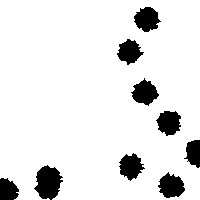
Frame 1 (no input)
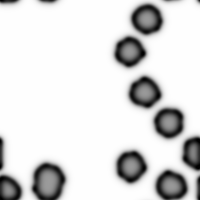
Frame 60 (the mouse pressed at the canvas centre just before this capture)
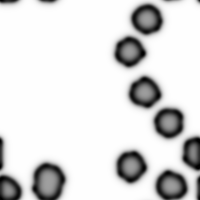
Frame 120 (the mouse held since frame 60 and released just before this capture)

The Processing sketch that drew these frames (run headless with seeded random() and noise(); from frame 60 on, the mouse is pressed at the canvas centre):

// Processing sketch: RD_Sketch
// ── RD_Sketch.pde
RD rd;

int count = 0;
PGraphics mask;

void setup() {
  size(200,200);
  rd = new RD(width,0.058,0.065); 
  rd.generateMask();
  rd.loadMask();
}

void draw() {
  background(255);

  loadPixels();
  for (int i = 0; i < width; i++) {
    for (int j = 0; j < width; j++) {
      pixels[i + j * width] = color(constrain((int) Math.floor((rd.grid[i][j].a - rd.grid[i][j].b) * 255),0,255));
    }
  }
  updatePixels();
  
  if (!mousePressed) {
    rd.next();
    rd.swap();
    
    count++;
    println(count);    
  }

}

// ── RD.pde
class RD {
  RDCell[][] grid;
  RDCell[][] next_grid;
  
  PGraphics mask;
  
  float feed;
  float kill;
  
  float dA = 1;
  float dB = .5;

  int size = 200;
    
  RD(int s, float f, float k) {
    size = s;
    feed = f;
    kill = k;
    grid = new RDCell[size][size];
    next_grid = new RDCell[size][size];
    for (int i = 0; i < grid.length; i++) {
      for (int j = 0; j < grid[i].length; j++) {
        grid[i][j] = new RDCell(1,0);
        next_grid[i][j] = new RDCell(1,0);
      }
    }
    mask = createGraphics(size, size);
  }
  
  void swap() {
    RDCell[][] _swap = grid;
    grid = next_grid;
    next_grid = _swap;
  }
  
  void next() {
    for (int i = 0; i < grid.length; i++) {
      for (int j = 0; j < grid.length; j++) {
        float a = grid[i][j].a;
        float b = grid[i][j].b;
        RDCell la_place = laPlace(i,j);
        next_grid[i][j].a = constrain(a + 
                            (dA * la_place.a) -
                            (a * b * b) +
                            (feed * (1 - a)), 0, 1); 
                            
        next_grid[i][j].b = constrain(b +   
                            (dB * la_place.b) +
                            (a * b * b) -
                            ((kill + feed) * b), 0, 1);                          

      }
    }
  }
  
  void generateMask() {
    mask.beginDraw();
    for (int i = 0; i < width/20; i++) {
      RDBlob b = new RDBlob(new PVector(random(size),random(size)),size/15,36,mask); 
      b.display();
    }
    mask.endDraw();    
  }
  
  void loadMask() {
    for (int i = 0; i < mask.pixels.length; i++) {
      if (mask.pixels[i] == color(0)) {
        grid[i % size][(int) Math.floor(i/size)].b = 1; 
      }
    }  
  }
  
  RDCell laPlace(int i, int j) {
    RDCell la_place = new RDCell(0,0);
    
    int i_minus, i_plus, j_minus, j_plus;
    
    if (i == 0) {
      i_minus = grid.length-1;
    } else {
      i_minus = i - 1; 
    }
  
    if (i == grid.length-1) {
      i_plus = 0;
    } else {
      i_plus = i + 1; 
    }

    if (j == 0) {
      j_minus = grid[grid.length-1].length-1;
    } else {
      j_minus = j - 1; 
    }
  
    if (j == grid[grid.length-1].length-1) {
      j_plus = 0;
    } else {
      j_plus = j + 1; 
    }
    
    // a
    la_place.a += grid[i][j].a * -1;
    la_place.a += grid[i_minus][j].a * .2;
    la_place.a += grid[i_plus][j].a * .2;
    la_place.a += grid[i][j_minus].a * .2;
    la_place.a += grid[i][j_plus].a * .2;
    la_place.a += grid[i_minus][j_minus].a * .05;
    la_place.a += grid[i_minus][j_plus].a * .05;
    la_place.a += grid[i_plus][j_minus].a * .05;
    la_place.a += grid[i_plus][j_plus].a * .05;
    // b
    la_place.b += grid[i][j].b * -1;
    la_place.b += grid[i_minus][j].b * .2;
    la_place.b += grid[i_plus][j].b * .2;
    la_place.b += grid[i][j_minus].b * .2;
    la_place.b += grid[i][j_plus].b * .2;
    la_place.b += grid[i_minus][j_minus].b * .05;
    la_place.b += grid[i_minus][j_plus].b * .05;
    la_place.b += grid[i_plus][j_minus].b * .05;
    la_place.b += grid[i_plus][j_plus].b * .05;
    
    return la_place;
  }
  
  String info() {
    return "f" + feed + "k" + kill; 
  }
  
} 

// ── RDBlob.pde
class RDBlob { //<>//
 
    PVector location;
    float size;
    int vertex_qty;
    ArrayList<PVector> vertexes;
    PGraphics canvas;
  
    RDBlob(PVector l, float s, int v, PGraphics c) {
      location = l;
      size = s;      
      vertex_qty = v;
      vertexes = new ArrayList<PVector>();
      canvas = c;
      init();
    }

    void init() {
      for (float a = 0; a < TWO_PI; a += TWO_PI/vertex_qty) {
        float r_min = size*.8;
        float r_max = size*1.2;
        vertexes.add(new PVector(random(r_min,r_max) * cos(a), random(r_min,r_max) * sin(a)));
      }
    }
  
    void display() {
      canvas.push();
      canvas.noStroke();
      canvas.fill(0);
      canvas.translate(location.x, location.y);
      canvas.beginShape();
      for (int i = 0; i < vertexes.size(); i++) {
        canvas.vertex(vertexes.get(i).x,vertexes.get(i).y);
      }
      canvas.endShape();
      canvas.pop();
    }
  
}

// ── RDCell.pde
class RDCell {
  float a;
  float b;
  
  RDCell(float _a, float _b) {
    a = _a;
    b = _b;
  }
} 
